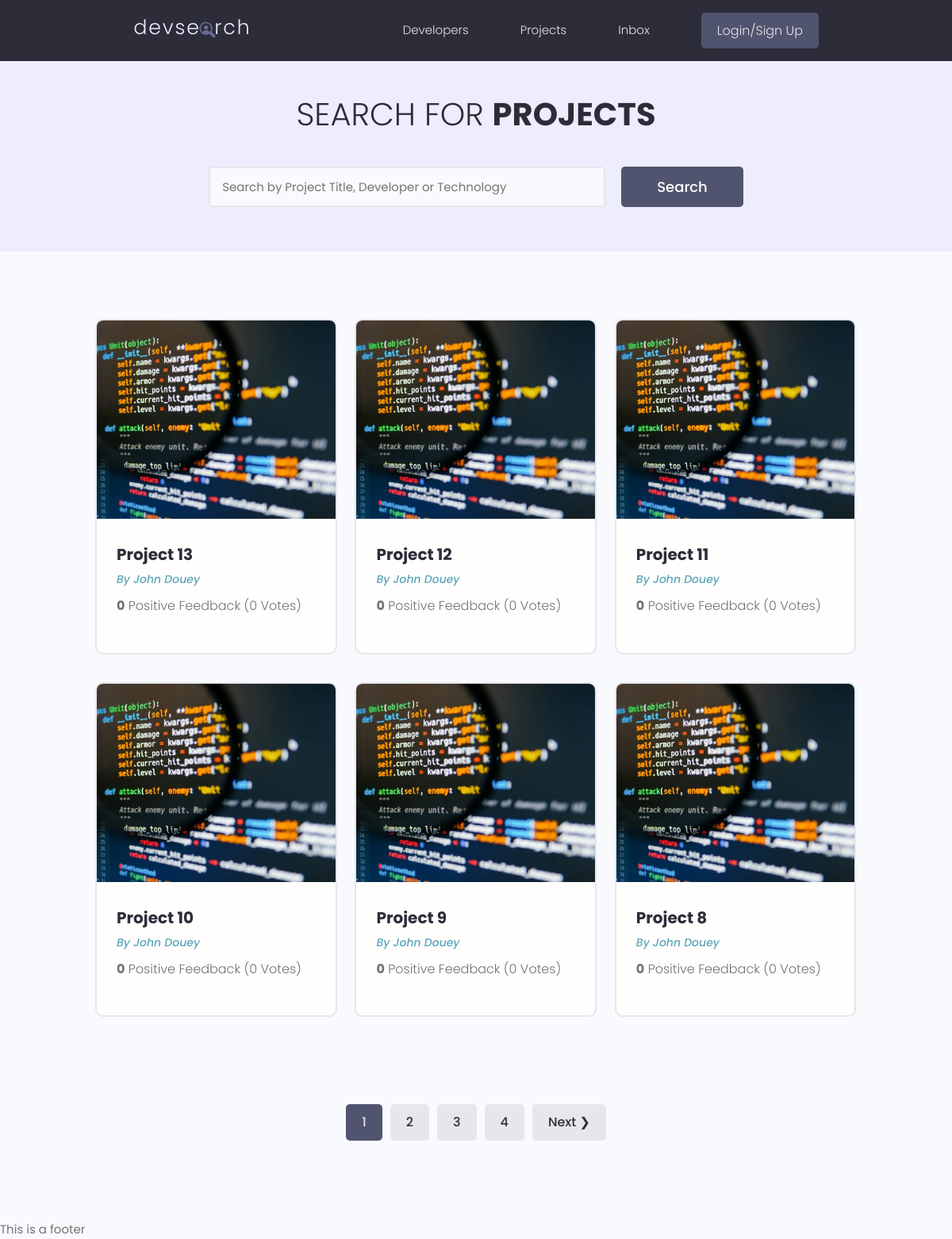
/projects/, run on the app's committed database.
### projects/models.py (models this page shows, shortened)
class Project(models.Model):
    owner = models.ForeignKey(Profile, null=True, blank=True, verbose_name="owner",
                              on_delete=models.SET_NULL, related_name="projects")
    title = models.CharField(max_length=200)
    description = models.TextField(null=True, blank=True)
    featured_image = models.ImageField(
        upload_to="projects", null=True, blank=True, default="default.webp")
    demo_link = models.CharField(max_length=2000, null=True, blank=True)
    source_link = models.CharField(max_length=2000, null=True, blank=True)
    created_at = models.DateTimeField(auto_now_add=True)
    id = models.UUIDField(default=uuid.uuid4, unique=True,
                          primary_key=True, editable=False)
    tags = models.ManyToManyField('Tag', blank=True, related_name="tags")
    vote_total = models.IntegerField(default=0, null=True, blank=True)
    vote_ratio = models.IntegerField(default=0, null=True, blank=True)
    class Meta:
        ordering = ['-created_at']

### users/models.py (models this page shows, shortened)
class Profile(models.Model):
    user = models.OneToOneField(User, on_delete=models.CASCADE, null=True, blank=True)
    username = models.CharField(max_length=200, blank=True, null=True)
    name = models.CharField(max_length=200, blank=True, null=True)
    location = models.CharField(max_length=200, blank=True, null=True)
    email = models.EmailField(max_length=500, blank=True, null=True)
    short_intro = models.CharField(max_length=200, blank=True, null=True)
    bio = models.TextField(blank=True, null=True)
    profile_image = models.ImageField(blank=True, null=True, upload_to="profiles/", default="user-default.png")
    social_github = models.CharField(max_length=200, blank=True, null=True)
    social_twitter = models.CharField(max_length=200, blank=True, null=True)
    social_linkedin = models.CharField(max_length=200, blank=True, null=True)
    social_youtube = models.CharField(max_length=200, blank=True, null=True)
    social_website = models.CharField(max_length=200, blank=True, null=True)
    created_at = models.DateTimeField(auto_now_add=True)
    id = models.UUIDField(default=uuid.uuid4, unique=True, primary_key=True, editable=False)

### projects/views.py (the view)
# urls.py: path('', views.index, name="projects"),
def index(request):
    projects, search_query = searchProjects(request)
    custom_range, projects = paginateProjects(request, projects, 6)
    context = {"results": projects,
               "search_query": search_query,
               "custom_range": custom_range}
    return render(request, 'projects/projects.html', context)

### projects/utils.py (called while the page is built)
def paginateProjects(request, queryset, results):
    page = request.GET.get('page')    # current page we are on
    paginator = Paginator(queryset, results)
    try:
        queryset = paginator.page(page)
    except PageNotAnInteger:
        page = 1
        queryset = paginator.page(page)
    except EmptyPage:
        page = paginator.num_pages
        queryset = paginator.page(page)
    leftIndex = (int(page) - 2)
    if leftIndex < 1:
        leftIndex = 1
    rightIndex = (int(page) + 2)
    if rightIndex < 5:
        rightIndex = 5
    if rightIndex > paginator.num_pages:
        rightIndex = paginator.num_pages
    custom_range = range(leftIndex, rightIndex+1)
    return custom_range, queryset

def searchProjects(request):
    search_query = ""
    if request.GET.get("search_query"):
        search_query = request.GET.get("search_query")
    projects = Project.objects.distinct().filter(
        Q(title__icontains=search_query) |
        Q(description__icontains=search_query) |
        Q(owner__name__icontains=search_query) |
        Q(tags__name__icontains=search_query))
    return projects, search_query

### projects/templates/projects/projects.html (shortened to what this page needs)
{% extends "base.html"%}
{% load static %}
{% block content %}
<main class="projects">
    <section class="hero-section text-center">
      <div class="container container--narrow">
        <div class="hero-section__box">
          <h2>Search for <span>Projects</span></h2>
        </div>
        <div class="hero-section__search">
          <form id='searchForm' class="form" action="{% url 'projects:projects' %}" method="get">
            <div class="form__field">
              <input class="input input--text" id="formInput#search" type="text" name="search_query"
                value="{{search_query}}" placeholder="Search by Project Title, Developer or Technology" />
            </div>
            <input class="btn btn--sub btn--lg" type="submit" value="Search" />
          </form>
        </div>
      </div>
    </section>
    <section class="projectsList">
      <div class="container">
        <div class="grid grid--three">
        {% for project in results %}
          <div class="column">
            <div class="card project">
              <a href="{% url "projects:project-detail" project.id %}" class="project">
                <img class="project__thumbnail" src="{{project.featured_image.url}}" alt="{{project.slug}} thumbnail" />
                <div class="card__body">
                  <h3 class="project__title">{{project.title}}</h3>
                  <p><a class="project__author" href="{% url 'users:profile-detail' project.owner.id %}"> By {{project.owner.name}}</a></p>
                  <p class="project--rating">
                    <span style="font-weight: bold;">{{project.vote_ratio}}</span> Positive
                    Feedback ({{project.vote_total}} Vote{{project.vote_total|pluralize:"s"}})
                  </p>
                </div>
              </a>
            </div>
          </div>
        {% endfor %}
        </div>
      </div>
    </section>
  {% include 'includes/pagination.html' %}
  </main>
  {% endblock %}

### static/styles/app.css (style rules this page uses)
:root { --color-sub: #2d2d39; }
.btn--sub { background-color: var(--color-sub-light); }
.card { border: 2px solid var(--color-light); }
img { width: 100%; }
.hero-section { height: 40vh; display: flex; align-items: center; background-color: var(--color-sub); }
.hero-section__box { margin-bottom: 4rem; }
.hero-section__box > h2, .hero-section__box > h2 > span { font-size: 4rem; color: var(--color-light); line-height: 1.3; text-transform: uppercase; }
.hero-section__box > h2 { font-weight: 300; }
.hero-section__box > h2 > span { font-weight: 700; }
.hero-section__search > .form { display: flex; align-items: center; justify-content: center; gap: 2rem; }
.hero-section__search > .form input.input--text { width: 50rem; }
.project__author { font-size: 1.4rem; font-style: italic; }
.project--rating { margin-bottom: 1.6em; margin-top: .5em; }
.projects > .hero-section { background: var(--color-sub-lighter); height: 30vh; }
.projects .hero-section__box { margin-bottom: 2.5rem; }
.projects .hero-section__box > h2 { color: var(--color-sub); }
.projects .hero-section__box > h2 > span { font-weight: 700; color: var(--color-sub); }
.projectsList { margin-top: 8rem; }
.project__thumbnail { height: 25rem; object-fit: cover; object-position: top center; }
.project__title { font-size: 2rem; font-weight: 700; color: var(--color-sub); }

### static/uikit/styles/modules/_variables.css (style rules this page uses)
:root { --color-main: #5aa5b9; --color-main-light: #e6faff; --color-sub: #3f4156; --color-sub-light: #51546e; --color-sub-lighter: #ededfd; --color-text: #737373; --color-gray: #8b8b8b; --color-light: #e5e7eb; --color-light-gray: #767676; --color-bg: #f8fafd; --color-white: #fffefd; --color-white-light: #f3f3f3; --color-success: #359e64; --color-success-bg: #def8e8; --color-error: #fc4b0b; --color-error-bg: #fff2ee; --font-base: 'Poppins', arial, helvetica, 'Segoe UI', roboto, ubuntu, sans-serif; --font-monospace: 'Fira Code', 'Courier New', courier, monospace; --font-regular: 300; --font-medium: 500; --font-bold: 700; --generic-shadow: 1px 1px 5px #00000010; --generic-transition: all 0.3s ease-in-out; }

### static/uikit/styles/modules/_base.css (style rules this page uses)
* { margin: 0; padding: 0; box-sizing: border-box; text-rendering: optimizeLegibility; color: inherit; font-size: inherit; }
html { font-size: 50%; }
@media only screen and (min-width: 480px) { html { font-size: 56.25%; } }
@media only screen and (min-width: 1200px) { html { font-size: 62.5%; } }
body { line-height: 1.6; font-weight: 400; font-size: 1.5rem; color: var(--color-text); background-color: var(--color-bg); min-height: 100vh; }

### static/uikit/styles/modules/_typography.css (style rules this page uses)
* { font-family: var(--font-base); }
h2 { font-size: 3.6rem; font-weight: var(--font-bold); }
h3 { font-size: 3.2rem; font-weight: var(--font-medium); }
p, span, strong { font-size: 1.6rem; color: var(--color-text); font-weight: var(--font-regular); }
a { padding-bottom: 2px; text-decoration: none; display: inline-block; color: var(--color-main); font-weight: var(--font-medium); }

### static/uikit/styles/modules/_utilities.css (style rules this page uses)
.container { width: 92%; max-width: 165rem; margin: 0 auto; box-sizing: border-box; }
.container--narrow { width: 92%; max-width: 120rem; }
@media screen and (min-width: 1000px) { .container { width: 90%; } }
@media screen and (min-width: 1000px) { .container--narrow { width: 85%; } }
@media screen and (min-width: 1200px) { .container { width: 80%; } }
@media screen and (min-width: 1200px) { .container--narrow { width: 72%; } }
.text-center { text-align: center; }

### static/uikit/styles/modules/_button.css (style rules this page uses)
.btn { display: inline-block; position: relative; cursor: pointer; background-color: var(--color-light); font-weight: var(--font-medium); color: var(--color-sub); text-decoration: none; padding: 1rem 2rem; border-radius: 0.5rem; border: none; width: -webkit-fit-content; width: -moz-fit-content; width: fit-content; height: -webkit-fit-content; height: -moz-fit-content; height: fit-content; font-size: 1.6rem; outline-width: 0; outline-color: transparent; -webkit-backface-visibility: hidden; backface-visibility: hidden; transition: all 0.3s ease-in-out; }
.btn--sub { background-color: var(--color-sub); color: var(--color-white); }
.btn--lg { font-size: 1.8rem; padding: 1.2rem 4.5rem; }

### static/uikit/styles/modules/_card.css (style rules this page uses)
.card { border-radius: 1rem; background-color: var(--color-white); border: 1.5px solid var(--color-light); width: auto; height: auto; margin-top: 0.5rem; margin-bottom: 0.5rem; overflow: hidden; }
.card__body, .card__header { padding: 2rem 2.5rem; }

### data on the page
Project: featured_image (placeholder picture), title "Project 13", owner.name "John Douey", vote_ratio "0", vote_total "0"
Project: featured_image (placeholder picture), title "Project 12", owner.name "John Douey", vote_ratio "0", vote_total "0"
Project: featured_image (placeholder picture), title "Project 11", owner.name "John Douey", vote_ratio "0", vote_total "0"
Project: featured_image (placeholder picture), title "Project 10", owner.name "John Douey", vote_ratio "0", vote_total "0"
Project: featured_image (placeholder picture), title "Project 9", owner.name "John Douey", vote_ratio "0", vote_total "0"
Project: featured_image (placeholder picture), title "Project 8", owner.name "John Douey", vote_ratio "0", vote_total "0"

### other printed values
{{ page }} "1"
{{ page }} "2" "3" "4"
